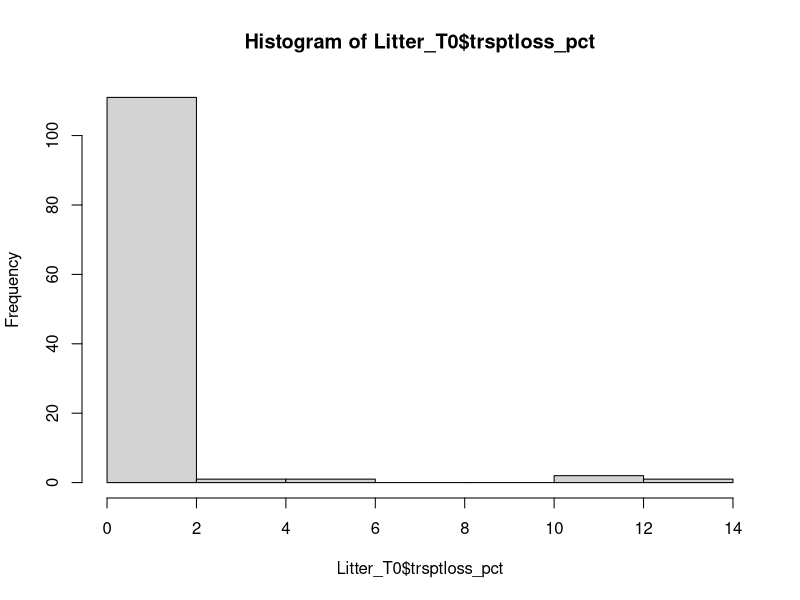
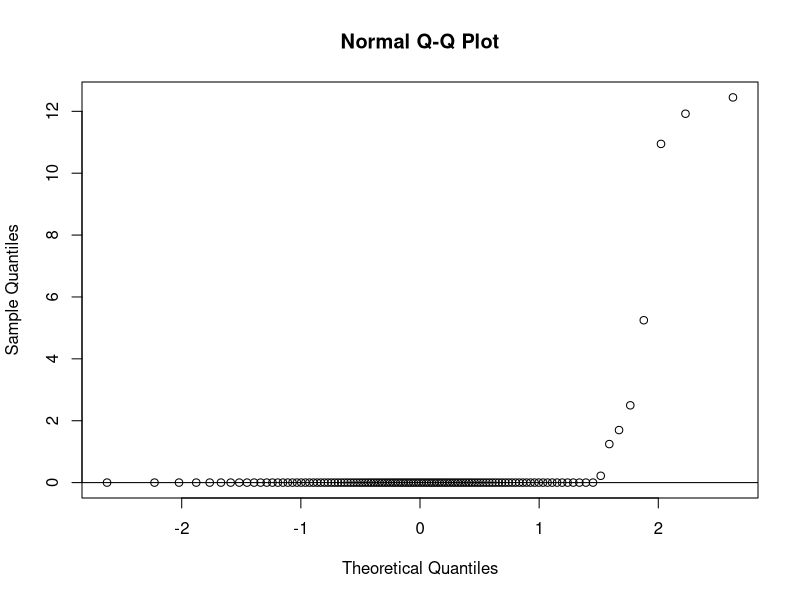

R code for these plots, in order:
# This file cleans the L1 DEAD mass loss data file and performs initial mass remaining calculations
# written Nov 4-6, 2021 HLT
# Edited Jun 19, 2022 ENN
# revamped 2024-03-23 HLT

library(tidyverse)
library(here) # see https://malco.io/articles/2018-11-05-why-should-i-use-the-here-package-when-i-m-already-using-projects

# Import data, the CSV file...
Litter <- read.csv(here("Decomposition_16012024.csv"))
# Clean up df by removing final column (calculated variable that has missing values and will not be directly needed)
Litter <- Litter |>
  mutate(
    Ash.remaining = NULL,
  )

# convert character columns to factors
Litter$Species <- factor(Litter$Species)
Litter$Litter_substrate <- factor(Litter$Litter_substrate)
Litter$microsite <- factor(Litter$microsite)

# Transport Loss Corrections ------------------------------------------------------

Litter_T0 <- Litter %>%  # new df that includes only T0 bags, for transport loss calculations
    filter(Month == 0, na.rm = TRUE)

Litter_T0 <- Litter_T0 %>%      # create new variable, tranport loss (litter loss in T0 bags, g)
  mutate(trsptloss_g = Initial_mass - Lbag_weight)

Litter_T0 <- Litter_T0 %>%      # create new variable, tranport loss (%)
  mutate(trsptloss_pct = trsptloss_g / Initial_mass * 100)

# calculate means for transport losses for each litter substrates/type
T0means <- Litter_T0 |>
  group_by(Litter_substrate) |>
  summarize(  N    = sum(!is.na(trsptloss_pct)),
              mean_trsptloss_pct = mean(trsptloss_pct, na.rm=TRUE),
              sd_trsptloss_pct   = sd(trsptloss_pct, na.rm=TRUE),
              se_trsptloss_pct   = sd_trsptloss_pct / sqrt(N)
  )
print(T0means)  

# explore transport loss data - the distribution is perplexing 
hist(Litter_T0$trsptloss_pct)
# check for normality of distribution of transport losses
qqnorm(Litter_T0$trsptloss_pct)
qqline(Litter_T0$trsptloss_pct) # visualize the data - if normal the data should fall fairly 

### Given the oddity of transport loss distribution, I don't see a complelling arguement for a transport loss correction 
# create new variable final litter mass, corrected for transport loss (final_litter_corr)
# apply a species-specific transport loss correction using mutate and multiple if else conditions
#Litter <- mutate(Litter, Initial_mass_corr = ifelse(Litter_substrate == "Grass", Initial_mass * 0.9920,
#                                                            ifelse(Litter_substrate == "Shrub", Initial_mass * 1.000,"NA")))

# create new variable, pctrem_corr (percent mass remaining, using the transport-corrected initial litter value)
#Litter$Initial_mass_corr <- as.numeric(as.character(Litter$Initial_mass_corr)) # convert to numeric 
#Litter <- Litter %>%
#  mutate(pctrem_corr = Lbag_weight/Initial_mass_corr*100)


# Calculate ash-free masses and ash-free mass remaining -----------------------------------------

# calculate percent ash of the litter for all litterbags
### HT: Note that percent ash seems very low for time 0 -- these should be double-checked to increase our confidence
Litter <- Litter |>
  mutate(
    sample_mass = Sample_cruc_mass - Crucible_mass,
    ash_mass = Ash_cruc_mass - Crucible_mass,
    pct_ash = (ash_mass/sample_mass)*100
  )

# pull the mean pct_ash values from the time 0 means for each of two litter substrates
pct_ash_means <- Litter |>
  group_by(Litter_substrate, Month) |>
  summarise(
    N    = sum(!is.na(pct_ash)),
    pct_ash = mean(pct_ash, na.rm=TRUE),
    sd_pct_ash   = sd(pct_ash, na.rm=TRUE),
    se_pct_ash   = sd_pct_ash / sqrt(N))

# define new variables for the inital percent ash for grass and shrub litter
grass_initial_pctash <- as.numeric(pct_ash_means[1,4])
shrub_initial_pctash <- as.numeric(pct_ash_means[5,4])

# calculate ash-free inital and final litter masses
Litter <- Litter |>
  mutate(
    Initial_mass_ash_free = ifelse(Litter_substrate == "Grass", 
                                   Initial_mass * (100 - grass_initial_pctash) / 100, 
                                   ifelse(Litter_substrate == "Shrub", 
                                          Initial_mass * (100 - shrub_initial_pctash) / 100, 
                                          NA)), # use NA for other cases
    Final_mass_ash_free = Lbag_weight * (100 - pct_ash) / 100,
    Pct_mass_remaining_ashfree = Final_mass_ash_free/Initial_mass_ash_free *100
  ) 


